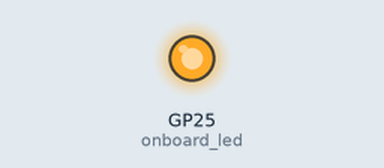
A program run on a simulated Raspberry Pi Pico running MicroPython. Parts: output pins drawn as LEDs (lit = HIGH). WiFi joins after 1.5 s; a WiFi scan finds one network, HomeNet; what the program prints to the serial console is not drawn. At 4.0 s the program stops and its outputs stay as they are.

Above: at 0.1 s.
Timing chart, 0 to 1.6 s (numbered marks = the images above):
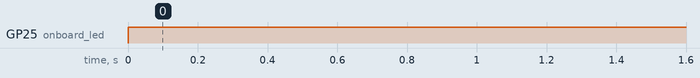

Measured:
- by itself, GP25 (onboard_led): LOW → HIGH at 0.00 s

The program:

main.py
```python
from controller import Controller
from config import Config


def main():
    controller = Controller()

    print(controller.get_wifi_networks())

    controller.connect_to_network(Config.WIFI_SSID, Config.WIFI_PASSWORD)

    if controller.wlan.isconnected():
        print(controller.get_wlan_config())


if __name__ == "__main__":
    main()
```

controller.py
```python
import machine
import network
import time
from config import Config


class Controller:
    def __init__(self):
        self.print_debug_logs = True

        self.wlan = self.init_wlan()

        self.onboard_led = machine.Pin("LED", machine.Pin.OUT)

        self.toggle_onboard_led(True)

    def print_debug(self, content):
        if self.print_debug_logs:
            print(content)

    def toggle_onboard_led(self, state):
        self.onboard_led.on() if state else self.onboard_led.off()

    def init_wlan(self):
        self.print_debug("WLAN init...")

        wlan = network.WLAN(network.STA_IF)
        wlan.active(True)

        return wlan

    def activate_wlan_if_disabled(self):
        if not self.wlan.active():
            self.print_debug("Enabling WLAN interface...")

            self.wlan.active(True)

    def connect_to_network(self, ssid, password):
        attempts = 0

        self.activate_wlan_if_disabled()

        self.print_debug("Connecting to WIFI network...")

        while not self.wlan.isconnected() and attempts < Config.MAX_WIFI_RECONNECT_ATTEMPTS:
            self.print_debug("Trying to establish WiFi connection...")

            self.wlan.connect(ssid, password)

            time.sleep(1)

            attempts += 1

        self.print_debug(f"Connected to '{ssid}' network...") if self.wlan.isconnected() else \
            self.print_debug("Failed to connect...")

    def get_wlan_config(self):
        config = None

        if self.wlan.active() and self.wlan.isconnected():
            config = self.wlan.ifconfig()

        return config

    def get_wifi_networks(self):
        self.print_debug("Getting wifi networks...")

        self.activate_wlan_if_disabled()

        networks = self.wlan.scan()

        return networks
```

config.py
```python
class Config:
    WIFI_SSID = ""
    WIFI_PASSWORD = ""

    MAX_WIFI_RECONNECT_ATTEMPTS = 3
```
